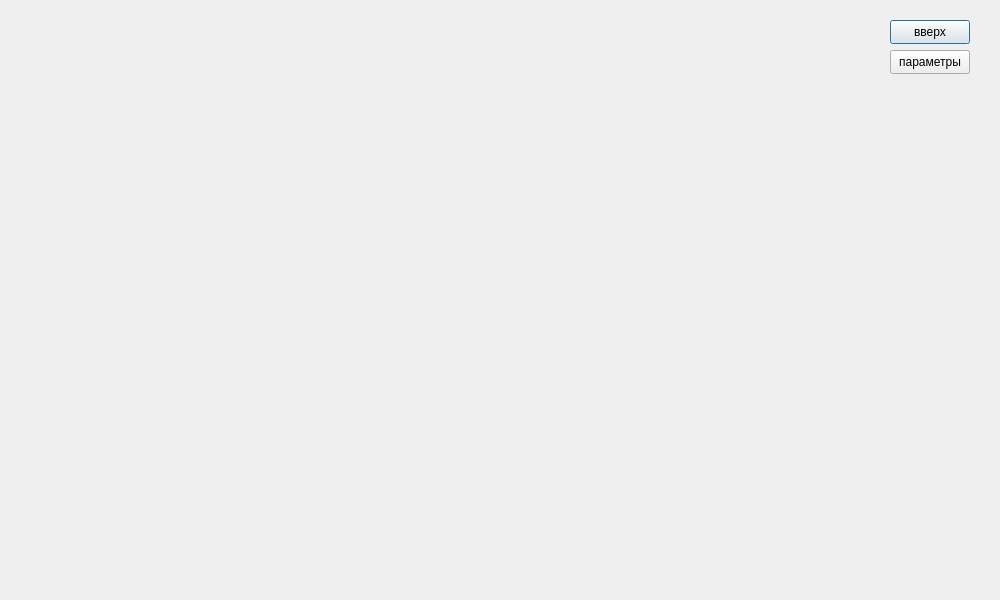
<?xml version="1.0" encoding="UTF-8"?>
<ui version="4.0">
 <class>BoatDialog</class>
 <widget class="QDialog" name="BoatDialog">
  <property name="geometry">
   <rect>
    <x>0</x>
    <y>0</y>
    <width>1000</width>
    <height>600</height>
   </rect>
  </property>
  <property name="windowTitle">
   <string>Dialog</string>
  </property>
  <widget class="QPushButton" name="changeButton">
   <property name="geometry">
    <rect>
     <x>890</x>
     <y>20</y>
     <width>80</width>
     <height>24</height>
    </rect>
   </property>
   <property name="text">
    <string>вверх</string>
   </property>
  </widget>
  <widget class="QPushButton" name="pushButton">
   <property name="geometry">
    <rect>
     <x>890</x>
     <y>50</y>
     <width>80</width>
     <height>24</height>
    </rect>
   </property>
   <property name="text">
    <string>параметры</string>
   </property>
  </widget>
 </widget>
 <tabstops>
  <tabstop>changeButton</tabstop>
 </tabstops>
 <resources/>
 <connections/>
</ui>
